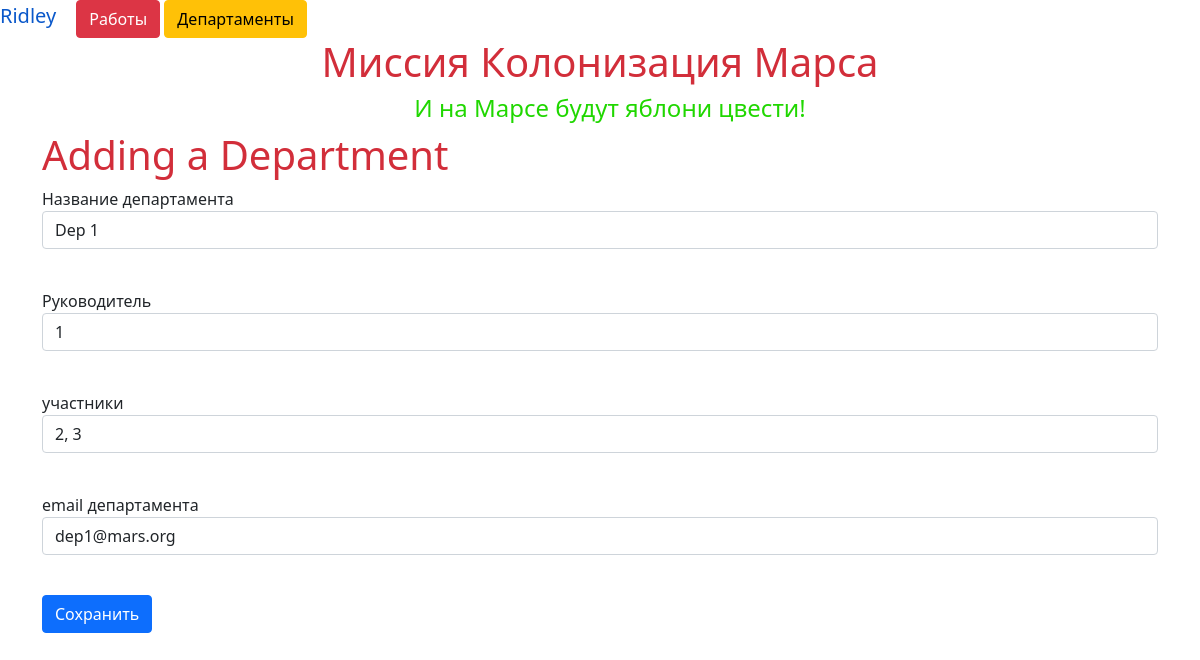
Page /departments/1 (signed in) on the committed database.
### data/users.py (models this page shows, shortened)
class User(SqlAlchemyBase, UserMixin):
    __tablename__ = 'users'
    id = sqlalchemy.Column(sqlalchemy.Integer,
                           primary_key=True, autoincrement=True)
    surname = sqlalchemy.Column(sqlalchemy.String, nullable=True)
    name = sqlalchemy.Column(sqlalchemy.String, nullable=True)
    age = sqlalchemy.Column(sqlalchemy.Integer, nullable=True)
    position = sqlalchemy.Column(sqlalchemy.String, nullable=True)
    speciality = sqlalchemy.Column(sqlalchemy.String, nullable=True)
    address = sqlalchemy.Column(sqlalchemy.String, nullable=True)
    email = sqlalchemy.Column(sqlalchemy.String,
                              index=True, unique=True, nullable=True)
    hashed_password = sqlalchemy.Column(sqlalchemy.String, nullable=True)
    modified_date = sqlalchemy.Column(sqlalchemy.DateTime,
                                      default=datetime.datetime.now)

### data/departments.py (models this page shows)
class Department(SqlAlchemyBase):
    __tablename__ = 'departments'
    id = sqlalchemy.Column(sqlalchemy.Integer,
                           primary_key=True, autoincrement=True)
    title = sqlalchemy.Column(sqlalchemy.String)
    chief = sqlalchemy.Column(sqlalchemy.Integer,
                              sqlalchemy.ForeignKey("users.id"))
    members = sqlalchemy.Column(sqlalchemy.String, nullable=True)
    email = sqlalchemy.Column(sqlalchemy.String, nullable=True)
    user = orm.relation('User')

### mars3.py (the view, shortened to what this page needs)
@app.route('/departments/<int:dep_id>', methods=['GET', 'POST'])
@login_required
def edit_departments(dep_id):
    form = DepartmentForm()
    if request.method == 'GET':
        db_sess = db_session.create_session()
        dep = db_sess.query(Department). \
            filter(Department.id == dep_id,
                   (current_user.id == Department.chief) |
                   (current_user.id == 1)).first()
        if dep:
            form.title.data = dep.title
            form.chief.data = dep.chief
            form.members.data = dep.members
            form.email.data = dep.email
        else:
            abort(404)
    return render_template('adddepartment.html',
                           title='Редактирование департамента',
                           form=form
                           )

### forms/department.py
class DepartmentForm(FlaskForm):
    title = StringField('Название департамента', validators=[DataRequired()])
    chief = IntegerField('Руководитель', validators=[DataRequired()])
    members = StringField('участники')
    email = StringField('email департамента')
    submit = SubmitField('Сохранить')

### data/db_session.py (called while the page is built)
def create_session() -> Session:
    global __factory
    return __factory()

### mars3.py (called while the page is built)
@login_manager.user_loader
def load_user(user_id):
    db_sess = db_session.create_session()
    return db_sess.query(User).get(user_id)

### templates/adddepartment.html (shortened to what this page needs)
{% extends "base.html" %}
{% block content %}
<h1>Adding a Department</h1>
<form action="" method="post">
    <p>
        {{ form.title.label }}<br>
        {{ form.title(class="form-control") }}<br>
    </p>
    <p>
        {{ form.chief.label }}<br>
        {{ form.chief(class="form-control") }}<br>
    </p>
    <p>
        {{ form.members.label }}<br>
        {{ form.members(class="form-control") }}<br>
    </p>
    <p>
        {{ form.email.label }}<br>
        {{ form.email(class="form-control") }}<br>
    </p>
    <p>{{ form.submit(type="submit", class="btn btn-primary") }}</p>
</form>
{% endblock %}

### templates/base.html (shortened to what this page needs)
<!doctype html>
<html lang="en">
<head>
    <link href="https://cdn.jsdelivr.net/npm/bootstrap@5.1.3/dist/css/bootstrap.min.css"
          rel="stylesheet"
>
    <link rel="stylesheet" type="text/css" href="/static/css/style.css" />
</head>
<body>
    <nav class="menu">
        {% if current_user.is_authenticated %}
            <a class="navbar-brand" href="/logout">{{ current_user.name }}</a>
        {% else %}
            <p>
                <a class="btn btn-primary " href="/register">Зарегистрироваться</a>
                <a class="btn btn-success" href="/login">Войти</a>
            </p>
        {% endif %}
        <a class="btn btn-danger" href="/index">Работы</a>
        <a class="btn btn-warning" href="/departments">Департаменты</a>
    </nav>
    <h1 class="text-center">Миссия Колонизация Марса</h1>
    <h4 class="text-center">И на Марсе будут яблони цвести!</h4>
    <main role="main" class="container">
        {% block content %}{% endblock %}
    </main>
</body>
</html>

### static/css/style.css (style rules this page uses)
h1 { color: #d22e3a; }
h4 { color: #20d700; padding: 0px 0px 0px 20px; }

### rows in the picture
User: name "Ridley"
Department: title "Dep 1", chief "1", members "2, 3", email "dep1@mars.org"
